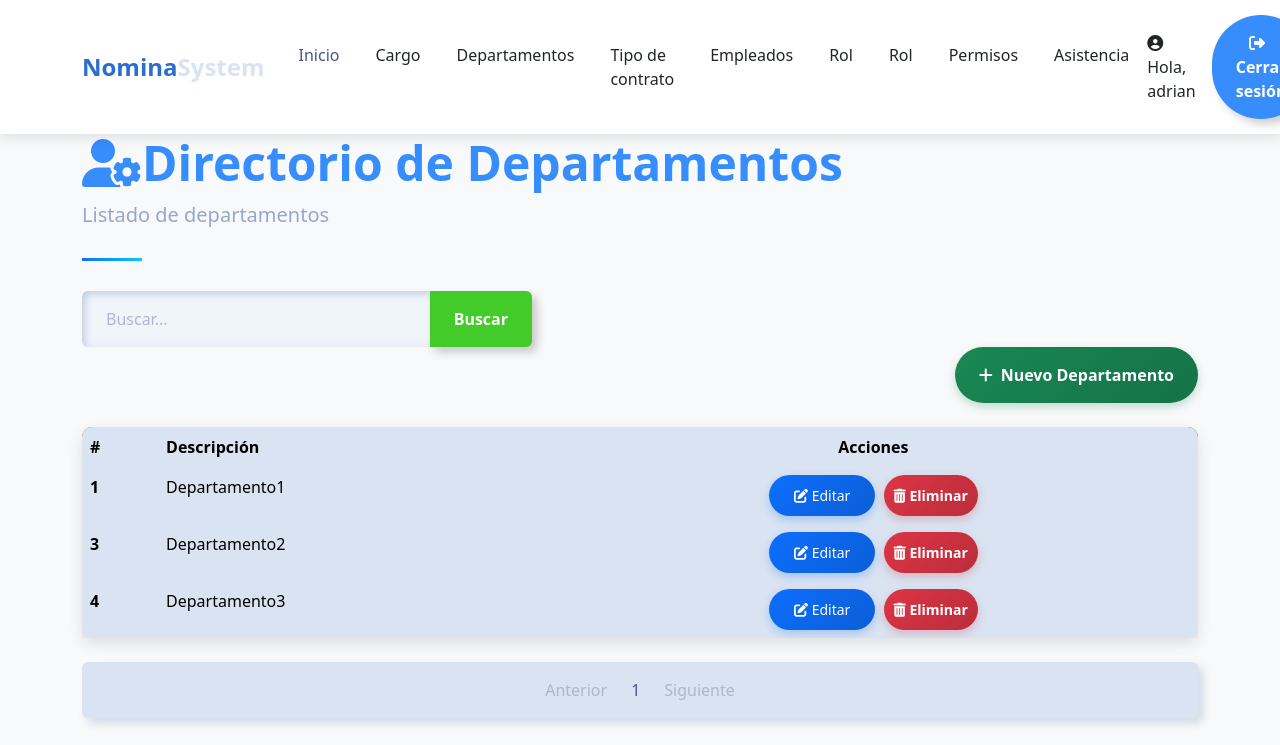
/payroll/list/department/ (signed in), run on the app's committed database.
### payroll/models.py (models this page shows, shortened)
class Department(models.Model):
    description = models.CharField(max_length=100)

### payroll/views/department.py (the view)
# urls.py: path('list/department/', department.list_department, name='list_departments'),
@login_required(login_url='sign_in')
def list_department(request):
    try:
        query=request.GET.get('search',None)
        if query:
            departments=Department.objects.filter(description__icontains=query)
        else:
            departments=Department.objects.all()
        context=paginator(request,departments)
        return render(request,'department/list_departments.html',context)
    except Exception as e:
        print(f"Error: {e}")
        return render(request,'department/list_departments.html',{'error':'Error al buscar'})

### payroll/helpers/utilies.py (called while the page is built)
def paginator(request,objects):
    paginator=Paginator(objects,3)
    page_number=request.GET.get('page')
    registers=paginator.get_page(page_number)
    current_page = registers.number
    total_pages = paginator.num_pages
    pages_range = []
    for i in range(1, total_pages + 1):
        if abs(i - current_page) <= 2 or i == 1 or i == total_pages:
            pages_range.append(i)
    return {'registers': registers,'pages_range':pages_range,'current_page':current_page}

### template/department/list_departments.html (shortened to what this page needs)
{% extends 'layout/base_nav.html' %}
{% load static %}
{% block extra_css %}
<link href="{% static 'css/tablestyle.css' %}" rel="stylesheet">
{% endblock %}
{% block content %}
<div class="container">
    <header class="page-header">
        <h1 class="display-5 fw-bold text-primary">
            <i class="fas fa-user-cog"></i>Directorio de Departamentos
        </h1>
        <p class="lead text-muted">Listado de departamentos</p>
    </header>
    <form action="" style="max-width: 450px;">
        <div class="input-group">
            <input type="text" class="form-control" placeholder="Buscar..." name="search"
                value="{{ request.GET.search }}">
            <button class="btn btn-outline-success" data-bs-toggle="tooltip"
                data-bs-title="Escriba parte del cargo y click en buscar">
                Buscar
            </button>
        </div>
    </form>
    <div class="d-flex justify-content-end mb-4">
        <a class="btn btn-success" style="color: white;" href="{% url 'payroll:create_department' %}">
            <i class="fas fa-plus me-2"></i>Nuevo Departamento
        </a>
    </div>
    <div class="card mb-4">
        <div class="card-body p-0">
            <div class="table-responsive">
                <table class="table table-hover mb-0">
                    <thead>
                        <tr>
                            <th scope="col">#</th>
                            <th scope="col">Descripción</th>
                            <th scope="col" class="text-center">Acciones</th>
                        </tr>
                    </thead>
                    <tbody>
                        {% for item in registers %}
                        <tr>
                            <th scope="row">{{item.id}}</th>
                            <td>{{item.description}}</td>
                            <td class="text-center">
                                <a href="{% url 'payroll:update_department' item.id %}" class="btn btn-sm btn-primary me-1"  style="color: white;" >
                                    <i class="fas fa-edit"></i> Editar
                                </a>
                                <a href="{% url 'payroll:delete_department' item.id %}" class="btn btn-sm btn-danger" style="color: white; padding: 10px;">
                                    <i class="fas fa-trash-alt"></i> Eliminar
                                </a>
                            </td>
                        </tr>
                        {% endfor %}
                    </tbody>
                </table>
            </div>
        </div>
    </div>
    {% include 'layout/paginator.html' %}
</div>
{% endblock %}

### template/layout/base_nav.html (shortened to what this page needs)
<!DOCTYPE html>
<html lang="es">
<head>
  {% load static %}
  <link href="{% static 'css/bootstrap.min.css' %}" rel="stylesheet">
  <link href="{% static 'css/home.css' %}" rel="stylesheet">
  <link href="https://cdnjs.cloudflare.com/ajax/libs/font-awesome/6.4.0/css/all.min.css" rel="stylesheet">
  {% block extra_css %}{% endblock %}
</head>
<body>
  <nav class="navbar navbar-expand-lg navbar-light bg-white sticky-top">
    <div class="container">
      <a class="navbar-brand" href="{% url 'home' %}">Nomina<span class="text-secondary">System</span></a>
      <div class="collapse navbar-collapse" id="navbarNav">
        <ul class="navbar-nav mx-auto">
          <li class="nav-item">
            <a class="nav-link active" href="{% url 'home' %}">Inicio</a>
          </li>
          {% if user.is_authenticated %}
              <li class="nav-item">
                <a class="nav-link" href="{% url 'payroll:list_positions' %}">Cargo</a>
              </li>
              <li class="nav-item">
                <a class="nav-link" href="{% url 'payroll:list_departments' %}">Departamentos</a>
              </li>
              <li class="nav-item">
                <a class="nav-link" href="{% url 'payroll:list_contract_types' %}">Tipo de contrato</a>
              </li>
              <li class="nav-item">
                <a class="nav-link" href="{% url 'payroll:list_employees' %}">Empleados</a>
              </li>
              <li class="nav-item">
                <a class="nav-link" href="{% url 'payroll:list_payslip' %}">Rol</a>
              </li>
                <li class="nav-item">
                <a class="nav-link" href="{% url 'payroll:list_payslip' %}">Rol</a>
              </li>
                <li class="nav-item">
                <a class="nav-link" href="{% url 'payroll:list_permisos' %}">Permisos</a>
              </li>
                <li class="nav-item">
                <a class="nav-link" href="{% url 'payroll:list_asistencia' %}">Asistencia</a>
              </li>
            </ul>
          <div class="d-flex align-items-center">
            <span class="text-dark me-3">
              <i class="fas fa-user-circle me-1"></i>
              Hola, {{ user.get_username }}
            </span>
            <a href="{% url 'payroll:sign_out' %}" class="btn btn-outline-primary">
              <i class="fas fa-sign-out-alt me-2"></i> Cerrar sesión
            </a>
          </div>
        {% else %}
          <a href="{% url 'sign_in' %}" class="btn btn-outline-success">
            <i class="fas fa-sign-in-alt me-2"></i> Iniciar sesión
          </a>
        {% endif %}
      </div>
    </div>
  </nav>
  {% block content %}
  {% endblock %}
</body>
</html>

### static/css/home.css (style rules this page uses)
:root { --primary-color: #2c6ecd; --secondary-color: #19b3b3; --accent-color: #f8f9fa; --dark-color: #212529; --text-color: #495057; }
body { font-family: 'Poppins', sans-serif; color: var(--text-color); overflow-x: hidden; }
.navbar { box-shadow: 0 2px 15px rgba(0, 0, 0, 0.1); padding: 15px 0; }
.navbar-brand { font-weight: 700; color: var(--primary-color); font-size: 1.5rem; }
.nav-link { font-weight: 500; color: var(--dark-color); margin: 0 10px; transition: all 0.3s ease; }
.nav-link:hover, .nav-link.active { color: var(--primary-color); }
.btn-primary { background-color: var(--primary-color); border-color: var(--primary-color); padding: 10px 25px; border-radius: 50px; font-weight: 500; transition: all 0.3s ease; }

### static/css/tablestyle.css (style rules this page uses)
body { background-color: #f8f9fa; font-family: 'Segoe UI', Tahoma, Geneva, Verdana, sans-serif; }
.navbar { background:white; box-shadow: 0 4px 12px rgba(0,0,0,0.1); }
.card { border-radius: 10px; box-shadow: 0 6px 15px rgba(0,0,0,0.1); transition: transform 0.3s, box-shadow 0.3s; }
.btn-primary { background: linear-gradient(135deg, #0d6efd, #0b5ed7); border: none; box-shadow: 0 4px 8px rgba(13, 110, 253, 0.25); transition: all 0.3s; }
.btn-success { background: linear-gradient(135deg, #198754, #157347); border: none; box-shadow: 0 4px 8px rgba(25, 135, 84, 0.25); transition: all 0.3s; }
.btn-danger { background: linear-gradient(135deg, #dc3545, #bb2d3b); border: none; box-shadow: 0 4px 8px rgba(220, 53, 69, 0.25); transition: all 0.3s; }
.table { border-radius: 10px; overflow: hidden; box-shadow: 0 5px 15px rgba(0,0,0,0.08); }
.table thead { background: linear-gradient(135deg, #6c757d, #495057); color: white; }
.table tbody tr { transition: background-color 0.3s; }
.page-header { position: relative; margin-bottom: 30px; padding-bottom: 15px; }
.page-header:after { content: ''; position: absolute; bottom: 0; left: 0; width: 60px; height: 3px; background: linear-gradient(135deg, #0d6efd, #0dcaf0); }

### data on the page
Department: id "1", description "Departamento1"
Department: id "3", description "Departamento2"
Department: id "4", description "Departamento3"

### other printed values
{{ user.get_username }} "adrian"
{{ page }} "1"
